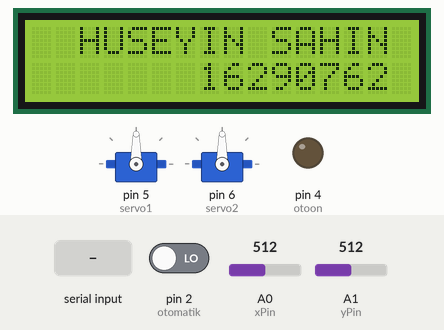
A sketch run on a simulated Arduino Uno, built with avr-gcc and run on an emulated ATmega328P. Shown: 16×2 character LCD, 2 × servo, output pins drawn as LEDs (lit = HIGH). Inputs (shaded band) come from the test bench; at power-on: pin 2 (otomatik) LOW, A0 (xPin) = 512, A1 (yPin) = 512.

Above: at 1.2 s.
1.3 s: pin 2 (otomatik) driven HIGH
14.1 s: "90,45\n" received over Serial
At 14.8 s:
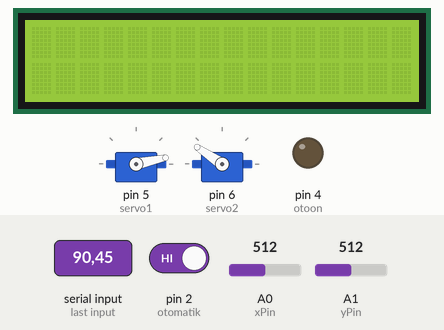
19.6 s: pin 2 (otomatik) driven LOW
At 21.2 s:
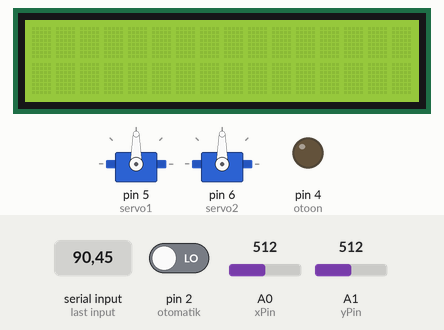
41.6 s: A0 (xPin) set to 716
At 42.5 s:
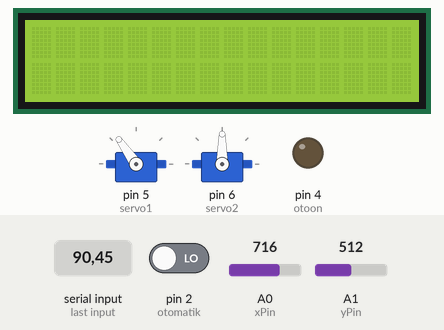
63.6 s: A1 (yPin) set to 716
At 64.5 s:
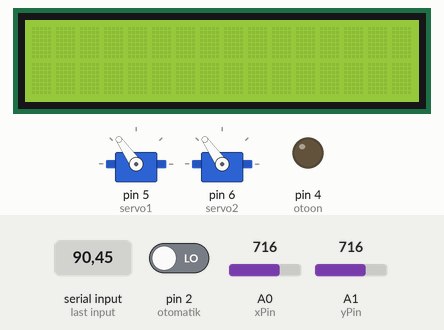
Timing chart, 0 to 66.6 s (numbered marks = the images above; inputs shaded):
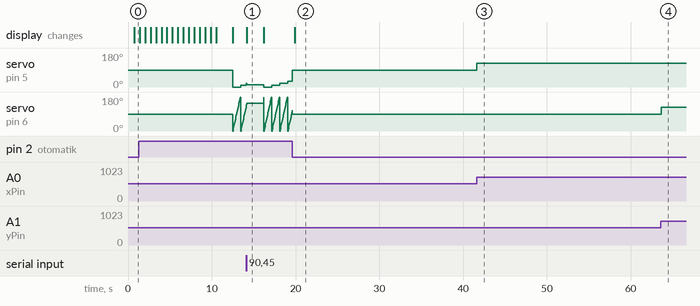

Measured:
- after the input at 1.3 s, servo on pin 5 (servo1): 90° → 0° after 11.2 s, → 10° 0.95 s later
- after the input at 14.1 s, the display: changes after 0.06 s (image 1)
- after the input at 19.6 s, the display: changes after 0.32 s (image 2)
- after the input at 41.6 s, servo on pin 5 (servo1): 90° → 125° at once
- after the input at 63.6 s, servo on pin 6 (servo2): 90° → 125° at once
- what the display in image 1 shows lasts 2.0 s, from 14.2 s to 16.2 s

The sketch:

arduniox.ino
```cpp
#include <Servo.h>
#include <LiquidCrystal_I2C.h>
LiquidCrystal_I2C lcd(0x27,16,2);

int xPin = A0;
int yPin = A1;

Servo servo1, servo2;

int xPozisyon = 0;
int yPozisyon = 0;
int otomatik=2;
int tetik=3;
int otoon=4;
int selam=0;
int durumSayac=0;
int step=10;
int pos1, pos2;

void setup() {
  lcd.begin();
  pinMode(xPin, INPUT);
  pinMode(yPin, INPUT);
  pinMode(tetik, INPUT);
  pinMode(otoon,OUTPUT);
  pinMode(otomatik, INPUT);
  servo1.attach(5);
  servo2.attach(6);

  Serial.begin(9600);
}

void loop() {

      if(selam == 0){
        lcd.setCursor(0,0);
        lcd.print("    HUSEYIN SAHIN");
        lcd.setCursor(0,1);
        lcd.print("         16290762");

      for(int durumSayac=0; durumSayac <= 18; durumSayac++){
        lcd.scrollDisplayLeft();
        delay(650);

      if(durumSayac >= 18){
          selam=1;
          lcd.clear();
          }
          }
        }


  if(digitalRead(otomatik) == HIGH){

  if (Serial.available() > 0) {
    int y = Serial.parseInt();
    int x = Serial.parseInt();
    int servo1Pos = map(x, 0, 640, 0, 180);
    int servo2Pos = map(y, 480, 0, 0, 180);
    servo1.write(servo1Pos);
    servo2.write(servo2Pos);
      digitalWrite(otoon, LOW);
      int servoangle1=servo1.read();
      int servoangle2=servo2.read();


      lcd.setCursor(0,0);
      lcd.print("X=");
      lcd.print(servoangle2);
      lcd.print((char)223);
      lcd.setCursor(6,0); // İkinci satırın başlangıç noktası
      lcd.print("Y=");
      lcd.print(servoangle1);
      lcd.print((char)223);
      lcd.setCursor(12,0);
      lcd.print("AUTO");
      lcd.clear();

  }
    else{


      lcd.setCursor(0,0);
      lcd.print("NO TARGET");
      lcd.setCursor(0,1);
      lcd.print("target search");
      for(pos1 = 0; pos1 <= 120; pos1 += step) {   // servo1 taranır
      servo1.write(pos1);
      if(Serial.available() > 0 || digitalRead(otomatik) == LOW){break;}
      for(pos2 = 0; pos2 <= 180; pos2 += step) { // servo2 taranır
      servo2.write(pos2);
      if(Serial.available() > 0 || digitalRead(otomatik) == LOW){break;}
      delay(50); }}


    }
    }
    else{
      int servoangle1=servo1.read();
      int servoangle2=servo2.read();
      xPozisyon = map(analogRead(xPin),0,1023,0,180);
      yPozisyon = map(analogRead(yPin),0,1023,0,180);
      lcd.setCursor(0,0);
      lcd.print("X=");
      lcd.print(servoangle2);
      lcd.print((char)223);
      lcd.setCursor(6,0); // İkinci satırın başlangıç noktası
      lcd.print("Y=");
      lcd.print(servoangle1);
      lcd.print((char)223);
      lcd.setCursor(12,0);
      lcd.print("MANU");
      digitalWrite(otoon, LOW);
      lcd.clear();
      servo1.write(xPozisyon);
      servo2.write(yPozisyon);
    }

}
```
